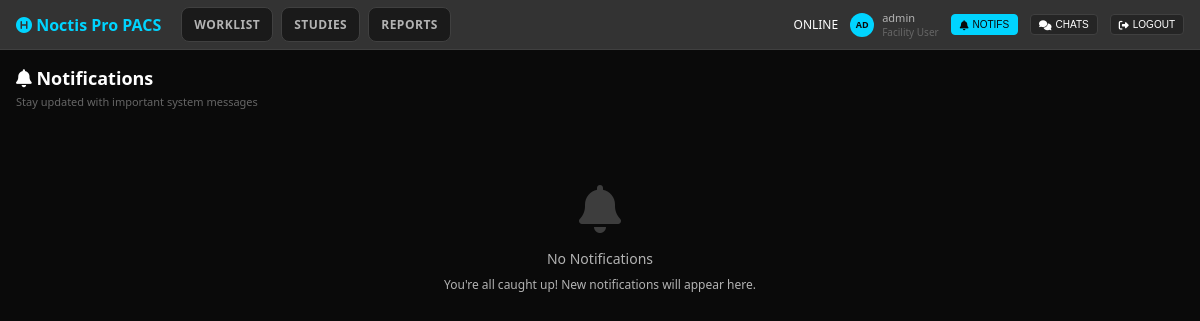
Page /notifications/ (signed in) on the earlier database version.
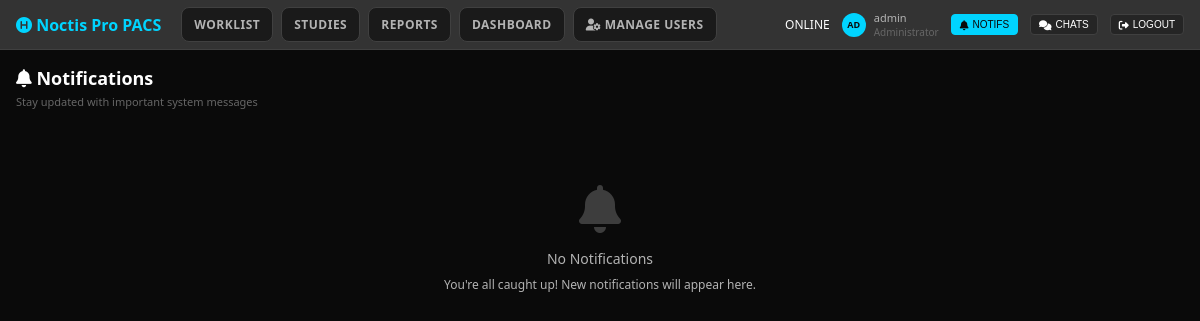
Same page on the later database version.
### notifications/views.py (the view)
# urls.py: path('', views.notification_list, name='notification_list'),
@login_required
def notification_list(request):
    notifications = Notification.objects.filter(recipient=request.user).select_related('study', 'facility').order_by('-created_at')[:200]
    return render(request, 'notifications/list.html', { 'notifications': notifications })

### templates/notifications/list.html (shortened to what the changed rows need)
<!DOCTYPE html>
<html lang="en">
<head>
    <link href="https://cdnjs.cloudflare.com/ajax/libs/font-awesome/6.4.0/css/all.min.css" rel="stylesheet">
</head>
<body>
    <div class="dashboard-container">
        <nav class="top-navbar">
            <div class="nav-left">
                <div class="nav-tabs">
                    <div class="nav-tab" onclick="window.location.href='{% url 'worklist:dashboard' %}'">WORKLIST</div>
                    <div class="nav-tab" onclick="window.location.href='{% url 'worklist:study_list' %}'">STUDIES</div>
                    <div class="nav-tab" onclick="window.location.href='{% url 'reports:report_list' %}'">REPORTS</div>
                    {% if user.is_authenticated and user.role == 'admin' %}
                    <div class="nav-tab" onclick="window.location.href='{% url 'admin_panel:dashboard' %}'">DASHBOARD</div>
                    <div class="nav-tab" onclick="window.location.href='{% url 'admin_panel:user_management' %}'"><i class="fas fa-user-cog"></i> MANAGE USERS</div>
                    {% endif %}
                </div>
            </div>
            <div class="nav-right">
                <div class="user-info">
                    <div>
                        <div>{{ user.get_full_name|default:user.username }}</div>
                        <div style="color: var(--text-muted); font-size: 10px;">{% if user.role == 'admin' %}Administrator{% elif user.role == 'radiologist' %}Radiologist{% else %}Facility User{% endif %}</div>
                    </div>
                </div>
            </div>
        </nav>
    </div>
</body>
</html>

Differences in the rows shown:
changed User "admin": role "facility" → "admin" (drawn)
Other differences:
text no longer shown: "Facility User"
text now shown: "DASHBOARD MANAGE USERS Administrator"
